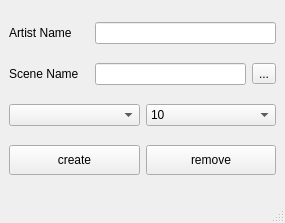
<?xml version="1.0" encoding="UTF-8"?>
<ui version="4.0">
 <class>DDHUD</class>
 <widget class="QMainWindow" name="DDHUD">
  <property name="geometry">
   <rect>
    <x>0</x>
    <y>0</y>
    <width>285</width>
    <height>223</height>
   </rect>
  </property>
  <property name="minimumSize">
   <size>
    <width>150</width>
    <height>0</height>
   </size>
  </property>
  <property name="windowTitle">
   <string>HUD</string>
  </property>
  <widget class="QWidget" name="centralwidget">
   <layout class="QGridLayout" name="gridLayout">
    <item row="0" column="0">
     <layout class="QHBoxLayout" name="horizontalLayout_3">
      <item>
       <widget class="QLabel" name="label">
        <property name="minimumSize">
         <size>
          <width>80</width>
          <height>0</height>
         </size>
        </property>
        <property name="text">
         <string>Artist Name</string>
        </property>
       </widget>
      </item>
      <item>
       <widget class="QLineEdit" name="DDHUD_nameField">
        <property name="minimumSize">
         <size>
          <width>150</width>
          <height>0</height>
         </size>
        </property>
        <property name="maximumSize">
         <size>
          <width>16777215</width>
          <height>16777215</height>
         </size>
        </property>
       </widget>
      </item>
     </layout>
    </item>
    <item row="1" column="0">
     <layout class="QHBoxLayout" name="horizontalLayout_4">
      <item>
       <widget class="QLabel" name="label_2">
        <property name="minimumSize">
         <size>
          <width>80</width>
          <height>0</height>
         </size>
        </property>
        <property name="text">
         <string>Scene Name</string>
        </property>
       </widget>
      </item>
      <item>
       <widget class="QLineEdit" name="DDHUD_ScenenameField">
        <property name="minimumSize">
         <size>
          <width>150</width>
          <height>0</height>
         </size>
        </property>
        <property name="maximumSize">
         <size>
          <width>16777215</width>
          <height>16777215</height>
         </size>
        </property>
       </widget>
      </item>
      <item>
       <widget class="QToolButton" name="DDHUD_refreshBtn">
        <property name="text">
         <string>...</string>
        </property>
       </widget>
      </item>
     </layout>
    </item>
    <item row="2" column="0">
     <layout class="QHBoxLayout" name="horizontalLayout">
      <item>
       <widget class="QComboBox" name="DDHUD_StatuscomboBox">
        <property name="minimumSize">
         <size>
          <width>0</width>
          <height>0</height>
         </size>
        </property>
       </widget>
      </item>
      <item>
       <widget class="QComboBox" name="DDHUD_ProgresscomboBox">
        <property name="minimumSize">
         <size>
          <width>0</width>
          <height>0</height>
         </size>
        </property>
        <item>
         <property name="text">
          <string>10</string>
         </property>
        </item>
        <item>
         <property name="text">
          <string>20</string>
         </property>
        </item>
        <item>
         <property name="text">
          <string>30</string>
         </property>
        </item>
        <item>
         <property name="text">
          <string>40</string>
         </property>
        </item>
        <item>
         <property name="text">
          <string>50</string>
         </property>
        </item>
        <item>
         <property name="text">
          <string>60</string>
         </property>
        </item>
        <item>
         <property name="text">
          <string>70</string>
         </property>
        </item>
        <item>
         <property name="text">
          <string>80</string>
         </property>
        </item>
        <item>
         <property name="text">
          <string>90</string>
         </property>
        </item>
        <item>
         <property name="text">
          <string>100</string>
         </property>
        </item>
       </widget>
      </item>
     </layout>
    </item>
    <item row="3" column="0">
     <layout class="QHBoxLayout" name="horizontalLayout_2">
      <item>
       <widget class="QPushButton" name="DDHUD_CreateButton">
        <property name="minimumSize">
         <size>
          <width>0</width>
          <height>30</height>
         </size>
        </property>
        <property name="text">
         <string>create</string>
        </property>
       </widget>
      </item>
      <item>
       <widget class="QPushButton" name="DDHUD_RemoveButton">
        <property name="minimumSize">
         <size>
          <width>0</width>
          <height>30</height>
         </size>
        </property>
        <property name="text">
         <string>remove</string>
        </property>
       </widget>
      </item>
     </layout>
    </item>
   </layout>
  </widget>
  <widget class="QMenuBar" name="menubar">
   <property name="geometry">
    <rect>
     <x>0</x>
     <y>0</y>
     <width>285</width>
     <height>27</height>
    </rect>
   </property>
  </widget>
  <widget class="QStatusBar" name="statusbar"/>
 </widget>
 <resources/>
 <connections/>
</ui>
